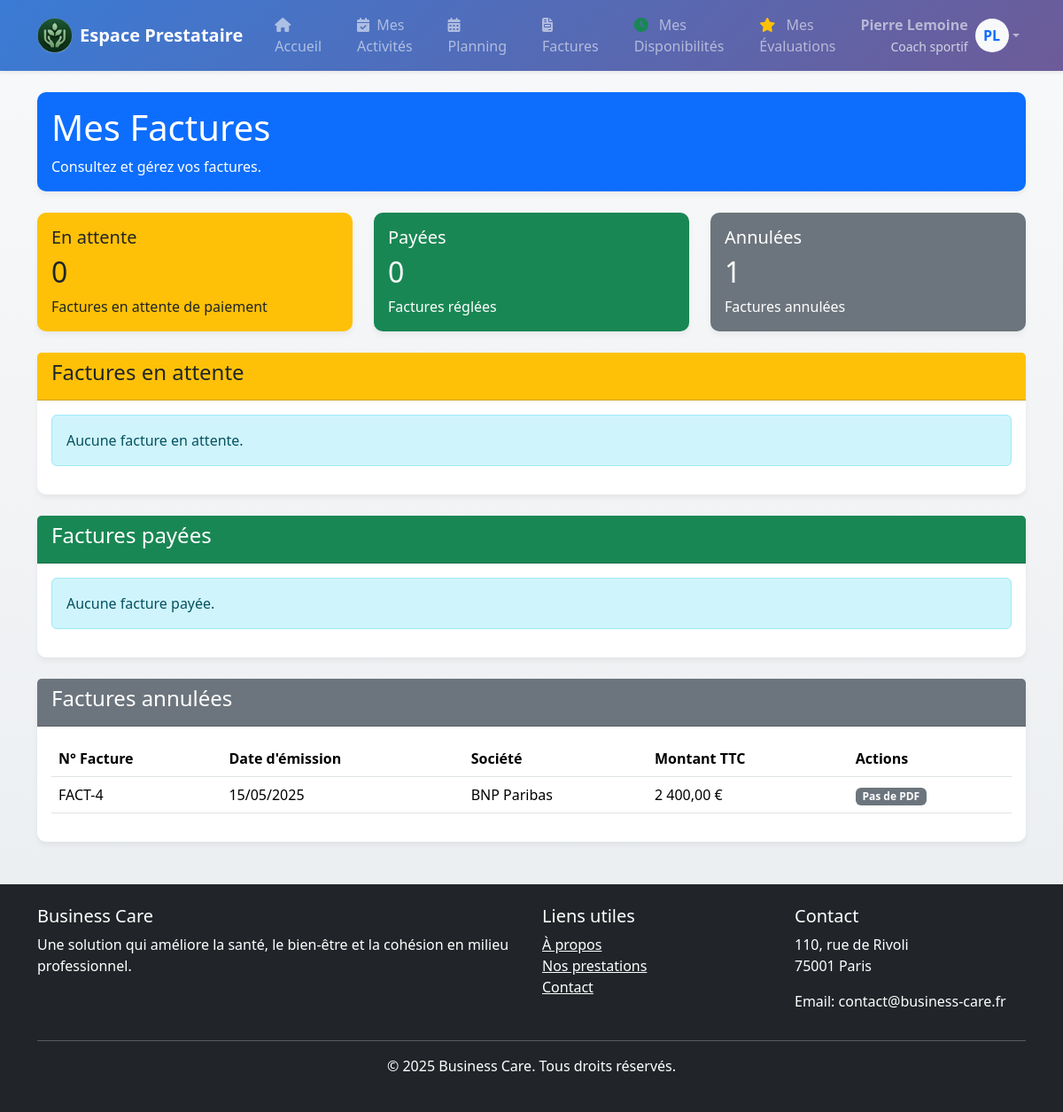
The app's page /frontOffice/prestataire/factures.php (signed in) with its own data.
### tables this page shows
CREATE TABLE `facture` (
  `facture_id` int(11) NOT NULL,
  `date_emission` date DEFAULT NULL,
  `date_echeance` date DEFAULT NULL,
  `montant` decimal(10,2) DEFAULT NULL,
  `montant_tva` decimal(10,2) DEFAULT NULL,
  `montant_ht` decimal(10,2) DEFAULT NULL,
  `statut` 	ENUM('Attente', 'Payee', 'Annulee') DEFAULT 'Attente',
  `methode_paiement` VARCHAR(50)	DEFAULT NULL,
  `fichier` varchar(255) DEFAULT NULL,
  `id_devis` int(11) DEFAULT NULL,
  `id_prestataire` int(11) DEFAULT NULL,
  `payment_intent_id` varchar(100) DEFAULT NULL
);

CREATE TABLE `societe` (
  `societe_id` int(11) NOT NULL,
  `nom` varchar(255) NOT NULL,
  `adresse` text DEFAULT NULL,
  `email` varchar(255) DEFAULT NULL,
  `contact_person` varchar(255) DEFAULT NULL,
  `telephone` varchar(20) DEFAULT NULL,
  `password` varchar(255) DEFAULT NULL,
  `date_creation` datetime DEFAULT NULL,
  `token` varchar(255) DEFAULT NULL,
  `expiration` datetime NULL,
  `siret` varchar(255) DEFAULT NULL,
  `plan` ENUM('starter', 'basic', 'premium') DEFAULT 'starter',
  `employee_count` int(11) DEFAULT 0,
  `desactivate` boolean DEFAULT 0
);

### api/dao/provider.php (called while the page is built, shortened)
<?php
function getProviderInvoices($prestataire_id) {
    $db = getDatabaseConnection();
    $sql = "SELECT f.facture_id, f.date_emission, f.date_echeance, f.montant, f.montant_tva,
                   f.montant_ht, f.statut, f.methode_paiement, f.fichier, d.devis_id,
                   s.nom AS nom_societe, s.siret
            FROM facture f
            LEFT JOIN devis d ON f.id_devis = d.devis_id
            LEFT JOIN societe s ON d.id_societe = s.societe_id
            WHERE f.id_prestataire = :prestataire_id
            ORDER BY f.date_emission DESC";
    $stmt = $db->prepare($sql);
    $res = $stmt->execute([
        'prestataire_id' => $prestataire_id
    ]);
    if ($res) {
        return $stmt->fetchAll(PDO::FETCH_ASSOC);
    }
    return [];
}

### frontOffice/prestataire/factures.php (the view, shortened to what this page needs)
<?php
require_once $_SERVER['DOCUMENT_ROOT'] . '/frontOffice/prestataire/includes/head.php';
require_once $_SERVER['DOCUMENT_ROOT'] . '/frontOffice/prestataire/includes/header.php';
require_once $_SERVER['DOCUMENT_ROOT'] . '/api/dao/provider.php';
$prestataireId = $_SESSION['prestataire_id'];
$factures = getProviderInvoices($prestataireId);
$facturesEnAttente = [];
$facturesPayees = [];
$facturesAnnulees = [];
foreach ($factures as $facture) {
    switch ($facture['statut']) {
        case 'Annulee':
            $facturesAnnulees[] = $facture;
            break;
    }
}
function formatDate($date) {
    return date('d/m/Y', strtotime($date));
}
function formatMontant($montant) {
    return number_format($montant, 2, ',', ' ') . ' €';
}
?>
<div class="container mt-4">
    <div class="row mb-4">
        <div class="col-12">
            <div class="card bg-primary text-white">
                <div class="card-body">
                    <h1 class="card-title">Mes Factures</h1>
                    <p class="card-text">Consultez et gérez vos factures.</p>
                </div>
            </div>
        </div>
    </div>
    <div class="row mb-4">
        <div class="col-md-4">
            <div class="card bg-warning text-dark h-100">
                <div class="card-body">
                    <h5 class="card-title">En attente</h5>
                    <h2><?= count($facturesEnAttente) ?></h2>
                    <p class="card-text">Factures en attente de paiement</p>
                </div>
            </div>
        </div>
        <div class="col-md-4">
            <div class="card bg-success text-white h-100">
                <div class="card-body">
                    <h5 class="card-title">Payées</h5>
                    <h2><?= count($facturesPayees) ?></h2>
                    <p class="card-text">Factures réglées</p>
                </div>
            </div>
        </div>
        <div class="col-md-4">
            <div class="card bg-secondary text-white h-100">
                <div class="card-body">
                    <h5 class="card-title">Annulées</h5>
                    <h2><?= count($facturesAnnulees) ?></h2>
                    <p class="card-text">Factures annulées</p>
                </div>
            </div>
        </div>
    </div>
    <div class="card mb-4">
        <div class="card-header bg-warning text-dark">
            <h4>Factures en attente</h4>
        </div>
        <div class="card-body">
            <?php if (empty($facturesEnAttente)): ?>
                <div class="alert alert-info">Aucune facture en attente.</div>
            <?php endif; ?>
        </div>
    </div>
    <div class="card mb-4">
        <div class="card-header bg-success text-white">
            <h4>Factures payées</h4>
        </div>
        <div class="card-body">
            <?php if (empty($facturesPayees)): ?>
                <div class="alert alert-info">Aucune facture payée.</div>
            <?php endif; ?>
        </div>
    </div>
    <div class="card mb-4">
        <div class="card-header bg-secondary text-white">
            <h4>Factures annulées</h4>
        </div>
        <div class="card-body">
            <?php if (empty($facturesAnnulees)): ?>
                <div class="alert alert-info">Aucune facture annulée.</div>
            <?php else: ?>
                <div class="table-responsive">
                    <table class="table table-hover">
                        <thead>
                            <tr>
                                <th>N° Facture</th>
                                <th>Date d'émission</th>
                                <th>Société</th>
                                <th>Montant TTC</th>
                                <th>Actions</th>
                            </tr>
                        </thead>
                        <tbody>
                            <?php foreach ($facturesAnnulees as $facture): ?>
                                <tr>
                                    <td>FACT-<?= $facture['facture_id'] ?></td>
                                    <td><?= formatDate($facture['date_emission']) ?></td>
                                    <td><?= htmlspecialchars($facture['nom_societe'] ?? 'N/A') ?></td>
                                    <td><?= formatMontant($facture['montant']) ?></td>
                                    <td>
                                        <?php if ($facture['fichier']): ?>
                                            <a href="/uploads/factures/<?= $facture['fichier'] ?>" class="btn btn-sm btn-outline-primary" target="_blank">
                                                <i class="fas fa-file-pdf"></i> PDF
                                            </a>
                                        <?php else: ?>
                                            <span class="badge bg-secondary">Pas de PDF</span>
                                        <?php endif; ?>
                                    </td>
                                </tr>
                            <?php endforeach; ?>
                        </tbody>
                    </table>
                </div>
            <?php endif; ?>
        </div>
    </div>
</div>
<?php require_once $_SERVER['DOCUMENT_ROOT'] . '/frontOffice/prestataire/includes/footer.php'; ?>

### frontOffice/prestataire/includes/header.php (style rules this page uses)
body { background: linear-gradient(to bottom, #f8f9fa, #e9ecef); min-height: 100vh; }
.card { border: none; border-radius: 10px; box-shadow: 0 4px 6px rgba(0,0,0,0.05); transition: transform 0.2s, box-shadow 0.2s; }

### records on screen
facture: facture_id "4", date_emission "15/05/2025", societe.nom "BNP Paribas", montant "2 400,00 €", shows "Pas de PDF"

### other values on screen
$_SESSION['prenom'] . ' ' . $_SESSION['nom'] "Pierre Lemoine"
$_SESSION['type'] "Coach sportif"
substr($_SESSION['prenom'], 0, 1) "P"
substr($_SESSION['nom'], 0, 1) "L"
count($facturesEnAttente) "0"
count($facturesPayees) "0"
count($facturesAnnulees) "1"
